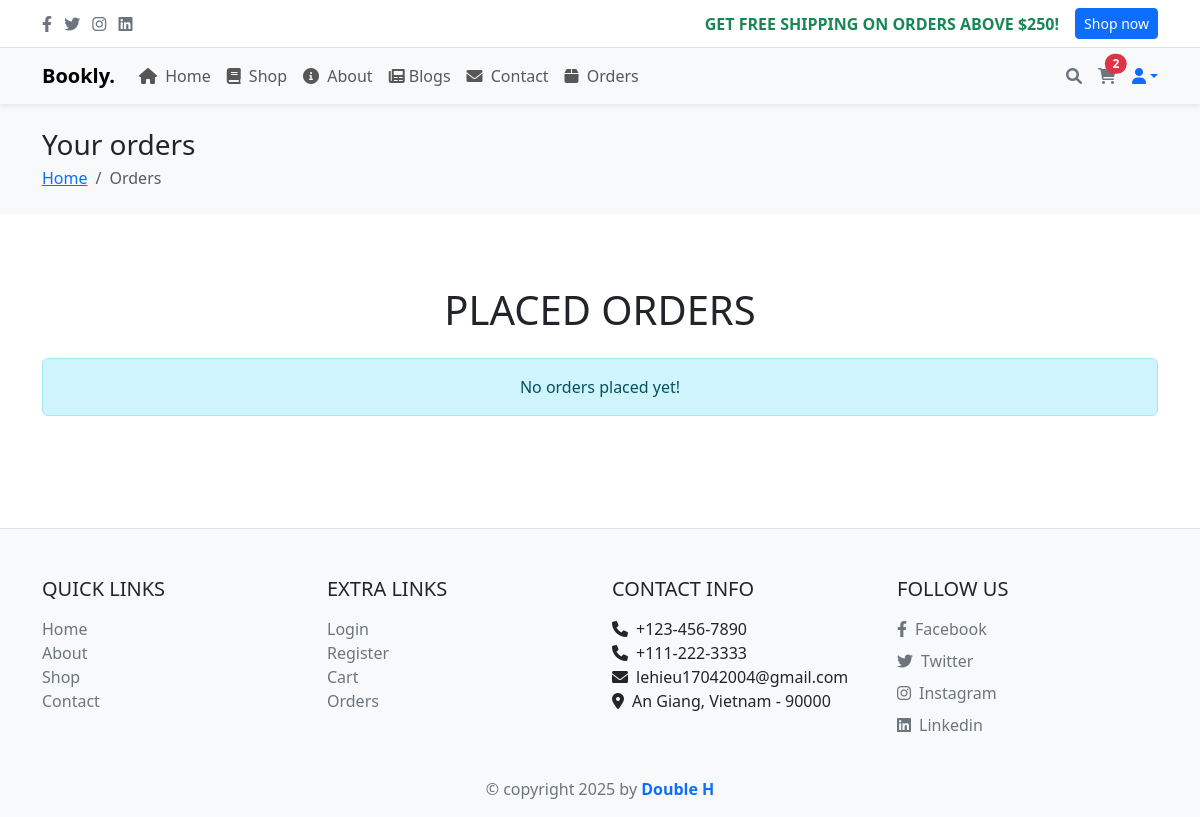
Page /orders.php (signed in) on the earlier database version.
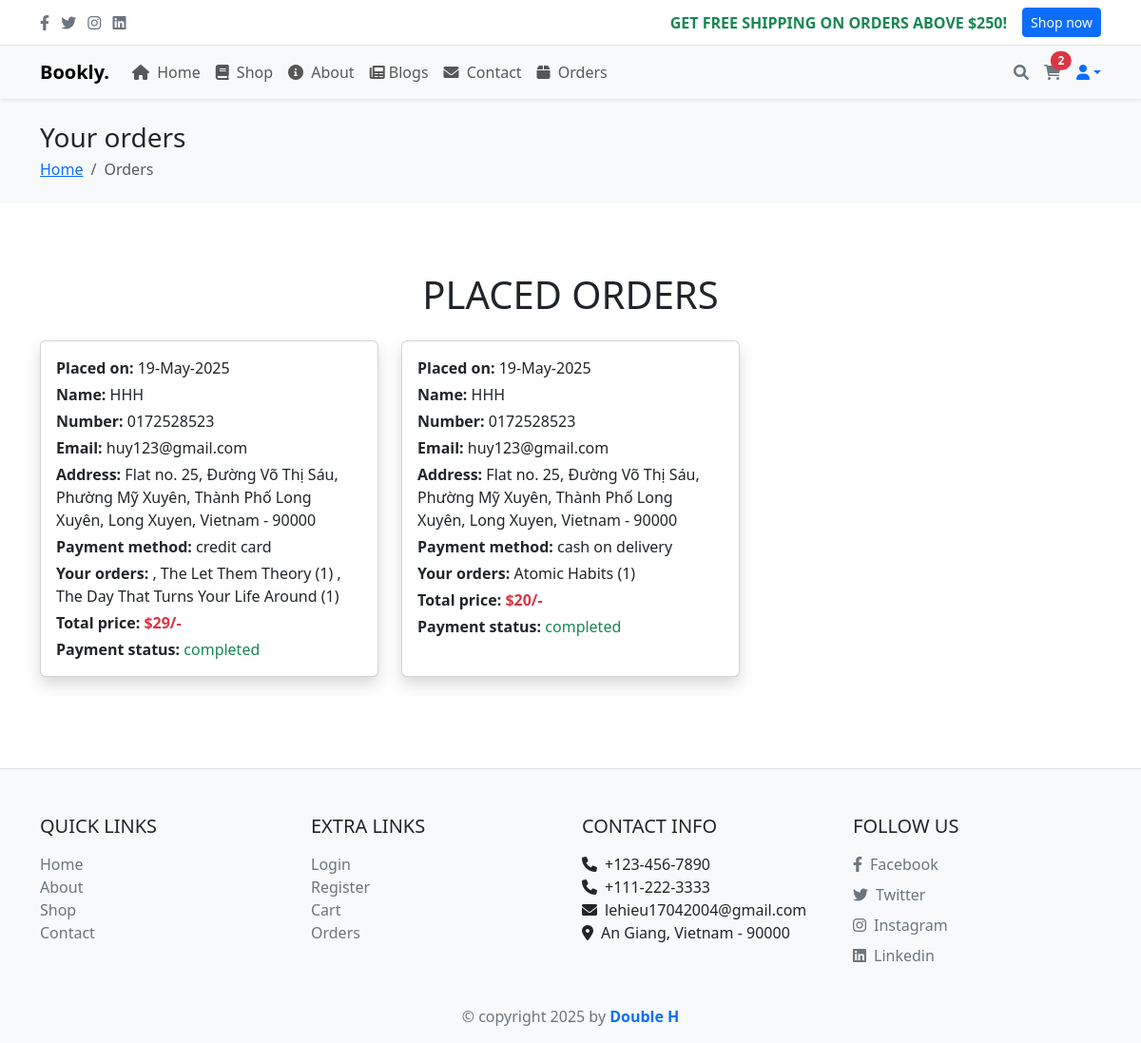
Same page on the later database version.
### tables this page shows
CREATE TABLE `orders` (
  `id` int NOT NULL,
  `user_id` int NOT NULL,
  `name` varchar(100) NOT NULL,
  `number` varchar(12) NOT NULL,
  `email` varchar(100) NOT NULL,
  `method` varchar(50) NOT NULL,
  `address` varchar(500) NOT NULL,
  `total_products` varchar(1000) NOT NULL,
  `total_price` int NOT NULL,
  `placed_on` varchar(50) NOT NULL,
  `payment_status` varchar(20) NOT NULL DEFAULT 'pending'
);

### orders.php (the view, shortened to what this page needs)
<?php
include 'config.php';
$user_id = $_SESSION['user_id'];
?>
<!DOCTYPE html>
<html lang="en">
<head>
   <link href="https://cdn.jsdelivr.net/npm/bootstrap@5.3.3/dist/css/bootstrap.min.css" rel="stylesheet">
   <link rel="stylesheet" href="https://cdnjs.cloudflare.com/ajax/libs/font-awesome/6.0.0/css/all.min.css">
</head>
<body>
   <?php include 'header.php'; ?>
   <div class="bg-light py-4 mb-4">
      <div class="container">
         <h3 class="mb-1">Your orders</h3>
         <nav aria-label="breadcrumb">
            <ol class="breadcrumb mb-0">
               <li class="breadcrumb-item"><a href="home.php">Home</a></li>
               <li class="breadcrumb-item active" aria-current="page">Orders</li>
            </ol>
         </nav>
      </div>
   </div>
   <section class="container py-5">
      <h1 class="text-center text-uppercase mb-4">Placed orders</h1>
      <div class="row g-4">
         <?php
         $order_query = mysqli_query($conn, "SELECT * FROM `orders` WHERE user_id = '$user_id'") or die('query failed');
         if (mysqli_num_rows($order_query) > 0) {
            while ($fetch_orders = mysqli_fetch_assoc($order_query)) {
         ?>
               <div class="col-md-6 col-lg-4">
                  <div class="card shadow h-100">
                     <div class="card-body">
                        <p class="mb-1"><strong>Placed on:</strong> <span><?php echo $fetch_orders['placed_on']; ?></span></p>
                        <p class="mb-1"><strong>Name:</strong> <span><?php echo $fetch_orders['name']; ?></span></p>
                        <p class="mb-1"><strong>Number:</strong> <span><?php echo $fetch_orders['number']; ?></span></p>
                        <p class="mb-1"><strong>Email:</strong> <span><?php echo $fetch_orders['email']; ?></span></p>
                        <p class="mb-1"><strong>Address:</strong> <span><?php echo $fetch_orders['address']; ?></span></p>
                        <p class="mb-1"><strong>Payment method:</strong> <span><?php echo $fetch_orders['method']; ?></span></p>
                        <p class="mb-1"><strong>Your orders:</strong> <span><?php echo $fetch_orders['total_products']; ?></span></p>
                        <p class="mb-1"><strong>Total price:</strong> <span class="text-danger fw-bold">$<?php echo $fetch_orders['total_price']; ?>/-</span></p>
                        <p class="mb-0"><strong>Payment status:</strong>
                           <span class="<?php echo ($fetch_orders['payment_status'] == 'pending') ? 'text-danger' : 'text-success'; ?>">
                              <?php echo $fetch_orders['payment_status']; ?>
                           </span>
                        </p>
                     </div>
                  </div>
               </div>
         <?php
            }
         } else {
            echo '<div class="col-12"><div class="alert alert-info text-center">No orders placed yet!</div></div>';
         }
         ?>
      </div>
   </section>
   <?php include 'footer.php'; ?>
</body>
</html>

Differences in the rows shown:
added orders: placed_on "19-May-2025", name "HHH", number "0172528523", email "huy123@gmail.com", address "Flat no. 25, Đường Võ Thị Sáu, Phường Mỹ Xuyên, Thành Phố Long Xuyên, Long Xuyen, Vietnam - 90000", method "credit card", total_products ", The Let Them Theory (1) , The Day That Turns Your Life Around (1)", total_price "29", payment_status "completed"
added orders: placed_on "19-May-2025", name "HHH", number "0172528523", email "huy123@gmail.com", address "Flat no. 25, Đường Võ Thị Sáu, Phường Mỹ Xuyên, Thành Phố Long Xuyên, Long Xuyen, Vietnam - 90000", method "cash on delivery", total_products "Atomic Habits (1)", total_price "20", payment_status "completed"
Other differences:
text no longer shown: "No orders placed yet!"
